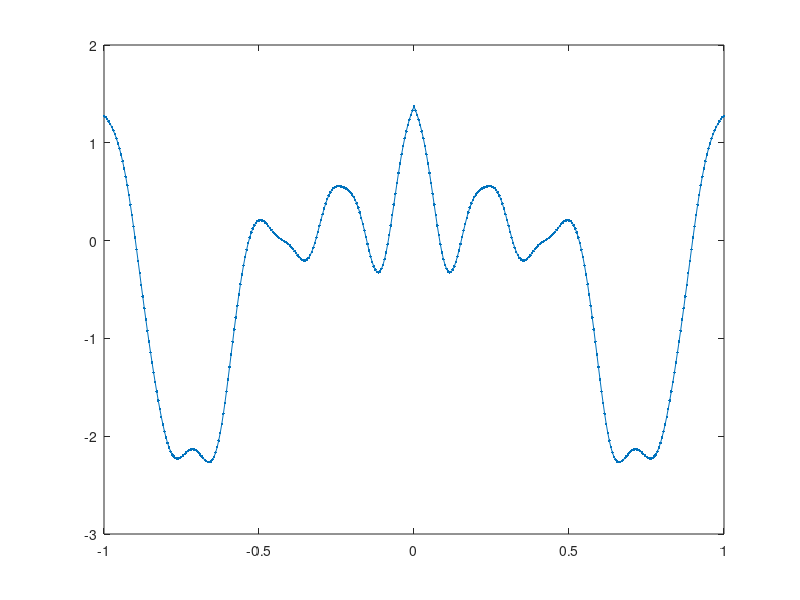

Recreate this plot in MATLAB.
% GP_1d.m

% ?????(?????)???????????0.
kernel = 6;
switch kernel
    case 1; k = @(x,y) 1*x'*y; %Linear
    case 2; k = @(x,y) 1*min(x,y); % Brownian  
    case 3; k = @(x,y) exp(-100*(x-y)'*(x-y)); %squared exponential
    case 4; k = @(x,y) exp(-1*sqrt((x-y)'*(x-y))); %Ornstein-Uhlenbeck
    case 5; k = @(x,y) exp(-1*sin(5*pi*(x-y)).^2); %A periodic GP
    case 6; k = @(x,y) exp(-100*min(abs(x-y),abs(x+y)).^2); %A symmetric GP
end

% ???????x????S????
x = (-1:0.005:1);
n = length(x);

% ???????
C = zeros(n,n);
for i = 1:n
    for j = 1:n
        C(i,j) = k(x(i),x(j));
    end
end

% ?GP????
rn = randn(n,1);%??n?0~1??????,??????
[u,s,v] = svd(C); %svd??rn???s???????u?????.C=usv'
z = u*sqrt(s)*rn; %z???????,?????

% ??GP???sample
figure(1);hold on; clf
plot(x,z,'.-');
% axis([0,1,-2,2]);